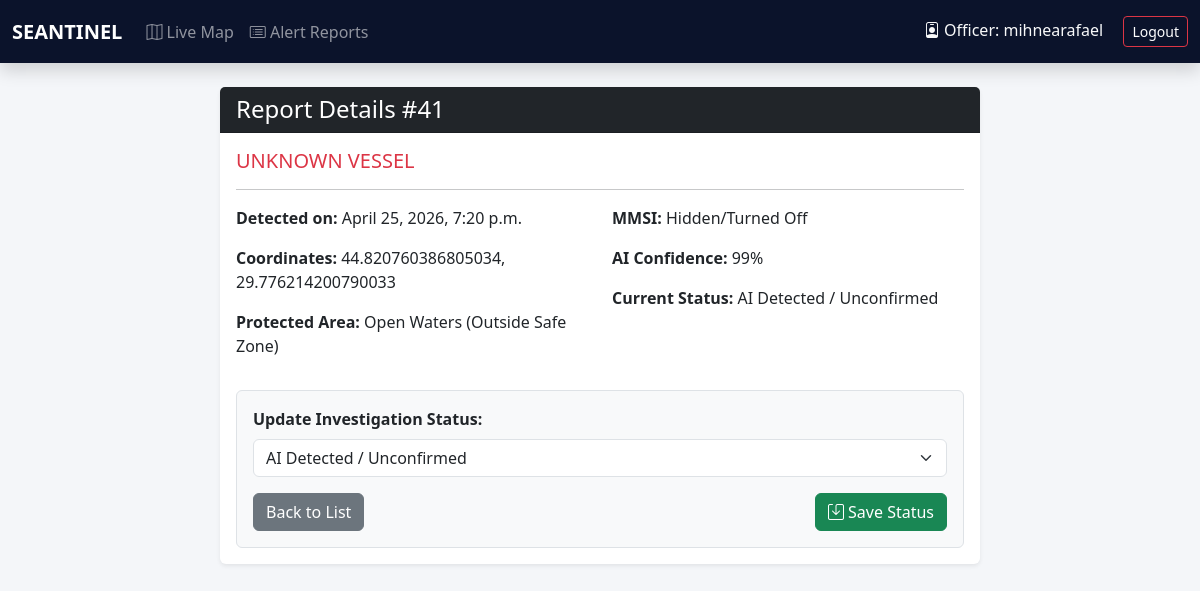
/reports/41/ (signed in), run on the app's committed database.
### users/models.py (models this page shows, shortened)
class CustomUser(AbstractUser):
    institution_name = models.CharField(max_length=255, blank=True, null=True)
    badge_number = models.CharField(max_length=50, blank=True, null=True)

### reports/models.py (models this page shows, shortened)
class IllegalReport(models.Model):
    STATUS_CHOICES = [
        ('UNCONFIRMED', 'AI Detected / Unconfirmed'),
        ('INVESTIGATING', 'Under Investigation'),
        ('CONFIRMED', 'Confirmed Illegal Fishing'),
        ('FALSE_ALARM', 'False Alarm'),
    ]
    reported_by = models.ForeignKey(settings.AUTH_USER_MODEL, on_delete=models.SET_NULL, null=True, blank=True)
    timestamp = models.DateTimeField(auto_now_add=True)
    latitude = models.FloatField()
    longitude = models.FloatField()
    ship_name = models.CharField(max_length=100, default="UNKNOWN VESSEL")
    mmsi = models.CharField(max_length=20, blank=True, null=True)
    flag = models.CharField(max_length=50, blank=True, null=True)
    confidence_score = models.IntegerField(default=0, help_text="AI Confidence Score %")
    status = models.CharField(max_length=20, choices=STATUS_CHOICES, default='UNCONFIRMED')
    area = models.ForeignKey(ProtectedArea, on_delete=models.SET_NULL, null=True, blank=True)

### reports/views.py (the view)
# urls.py: path('<int:pk>/', views.report_detail, name='report_detail'),
@login_required
def report_detail(request, pk):
    report = get_object_or_404(IllegalReport, pk=pk)
    if request.method == "POST":
        new_status = request.POST.get('status')
        if new_status in dict(IllegalReport.STATUS_CHOICES).keys():
            report.status = new_status
            report.save()
            return redirect('reports:report_list')
    return render(request, 'reports/report_detail.html', {'report': report})

### templates/reports/report_detail.html (shortened to what this page needs)
{% extends 'base.html' %}
{% block content %}
<div class="row justify-content-center">
    <div class="col-md-8">
        <div class="card shadow-sm border-0">
            <div class="card-header bg-dark text-white">
                <h4 class="mb-0">Report Details #{{ report.id }}</h4>
            </div>
            <div class="card-body">
                <h5 class="card-title text-danger"> {{ report.ship_name }}</h5>
                <hr>
                <div class="row mb-3">
                    <div class="col-md-6">
                        <p><strong>Detected on:</strong> {{ report.timestamp }}</p>
                        <p><strong>Coordinates:</strong> {{ report.latitude }}, {{ report.longitude }}</p>
                        <p><strong>Protected Area:</strong> {{ report.area.name|default:"Open Waters (Outside Safe Zone)" }}</p>
                    </div>
                    <div class="col-md-6">
                        <p><strong>MMSI:</strong> {{ report.mmsi|default:"Hidden/Turned Off" }}</p>
                        <p><strong>AI Confidence:</strong> {{ report.confidence_score }}%</p>
                        <p><strong>Current Status:</strong> {{ report.get_status_display }}</p>
                    </div>
                </div>
                <form method="POST" class="bg-light p-3 border rounded">
                    <label class="form-label fw-bold">Update Investigation Status:</label>
                    <select name="status" class="form-select mb-3">
                        {% for key, value in report.STATUS_CHOICES %}
                            <option value="{{ key }}" {% if report.status == key %}selected{% endif %}>{{ value }}</option>
                        {% endfor %}
                    </select>
                    <div class="d-flex justify-content-between">
                        <a href="{% url 'reports:report_list' %}" class="btn btn-secondary">Back to List</a>
                        <button type="submit" class="btn btn-success"><i class="bi bi-save"></i> Save Status</button>
                    </div>
                </form>
            </div>
        </div>
    </div>
</div>
{% endblock %}

### templates/base.html (shortened to what this page needs)
<!DOCTYPE html>
<html lang="en">
<head>
    <link href="https://cdn.jsdelivr.net/npm/bootstrap@5.3.0/dist/css/bootstrap.min.css" rel="stylesheet">
    <link rel="stylesheet" href="https://cdn.jsdelivr.net/npm/bootstrap-icons@1.10.5/font/bootstrap-icons.css">
    <link rel="stylesheet" href="https://unpkg.com/leaflet/dist/leaflet.css"/>
</head>
<body>
<nav class="navbar navbar-expand-lg navbar-dark mb-4 shadow">
  <div class="container-fluid">
    <a class="navbar-brand fw-bold" href="{% url 'monitoring:dashboard' %}">
         SEANTINEL
    </a>
    <div class="collapse navbar-collapse" id="navbarNav">
      <ul class="navbar-nav me-auto">
        <li class="nav-item">
          <a class="nav-link" href="{% url 'monitoring:dashboard' %}"><i class="bi bi-map"></i> Live Map</a>
        </li>
        {% if user.is_authenticated %}
        <li class="nav-item">
          <a class="nav-link" href="{% url 'reports:report_list' %}"><i class="bi bi-card-list"></i> Alert Reports</a>
        </li>
        {% endif %}
      </ul>
      <span class="navbar-text">
        {% if user.is_authenticated %}
            <span class="text-light me-3"><i class="bi bi-person-badge"></i> Officer: {{ user.username }}</span>
            <a href="{% url 'users:logout' %}" class="btn btn-sm btn-outline-danger">Logout</a>
        {% else %}
            <a href="{% url 'users:login' %}" class="btn btn-sm btn-outline-info">Institution Login</a>
        {% endif %}
      </span>
    </div>
  </div>
</nav>
<div class="container-fluid px-4">
    {% block content %}
    {% endblock %}
</div>
</body>
</html>

### templates/base.html (style rules this page uses)
body { background-color: #f4f6f9; }
.navbar { background-color: #0b132b !important; }

### data on the page
CustomUser: username "mihnearafael"
IllegalReport: id "41", ship_name "UNKNOWN VESSEL", timestamp "April 25, 2026, 7:20 p.m.", latitude "44.820760386805034", longitude "29.776214200790033", area.name "Open Waters (Outside Safe Zone)", mmsi "Hidden/Turned Off", confidence_score "99", status "AI Detected / Unconfirmed"
